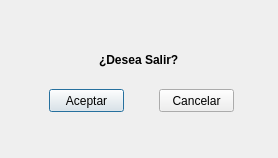
<?xml version="1.0" encoding="UTF-8"?>
<ui version="4.0">
 <class>ventanaDeseaSalir</class>
 <widget class="QDialog" name="ventanaDeseaSalir">
  <property name="geometry">
   <rect>
    <x>0</x>
    <y>0</y>
    <width>278</width>
    <height>158</height>
   </rect>
  </property>
  <property name="windowTitle">
   <string>Dialog</string>
  </property>
  <widget class="QWidget" name="widget" native="true">
   <property name="geometry">
    <rect>
     <x>-1</x>
     <y>-1</y>
     <width>281</width>
     <height>161</height>
    </rect>
   </property>
   <widget class="QLabel" name="lblDeseaSalir">
    <property name="geometry">
     <rect>
      <x>100</x>
      <y>50</y>
      <width>81</width>
      <height>21</height>
     </rect>
    </property>
    <property name="font">
     <font>
      <pointsize>9</pointsize>
      <weight>75</weight>
      <bold>true</bold>
     </font>
    </property>
    <property name="text">
     <string>¿Desea Salir?</string>
    </property>
   </widget>
   <widget class="QPushButton" name="btnAceptar">
    <property name="geometry">
     <rect>
      <x>50</x>
      <y>90</y>
      <width>75</width>
      <height>23</height>
     </rect>
    </property>
    <property name="text">
     <string>Aceptar</string>
    </property>
   </widget>
   <widget class="QPushButton" name="btnCancelar">
    <property name="geometry">
     <rect>
      <x>160</x>
      <y>90</y>
      <width>75</width>
      <height>23</height>
     </rect>
    </property>
    <property name="text">
     <string>Cancelar</string>
    </property>
   </widget>
  </widget>
 </widget>
 <resources/>
 <connections/>
</ui>
